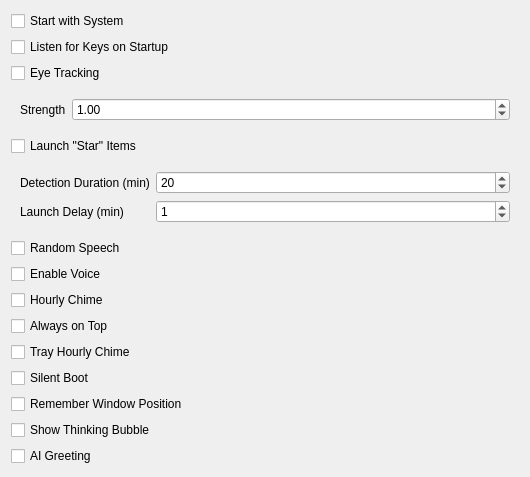
         <widget class="QWidget" name="scrollAreaWidgetContents_3">
          <property name="geometry">
           <rect>
            <x>0</x>
            <y>0</y>
            <width>530</width>
            <height>473</height>
           </rect>
          </property>
          <layout class="QVBoxLayout" name="verticalLayout_5">
           <item>
            <widget class="QCheckBox" name="checkBox">
             <property name="text">
              <string>Start with System</string>
             </property>
            </widget>
           </item>
           <item>
            <widget class="QCheckBox" name="checkBox_2">
             <property name="text">
              <string>Listen for Keys on Startup</string>
             </property>
            </widget>
           </item>
           <item>
            <widget class="QCheckBox" name="checkBox_3">
             <property name="text">
              <string>Eye Tracking</string>
             </property>
            </widget>
           </item>
           <item>
            <widget class="QWidget" name="widget_7" native="true">
             <layout class="QFormLayout" name="formLayout_11">
              <item row="0" column="0">
               <widget class="QLabel" name="label_59">
                <property name="text">
                 <string>Strength</string>
                </property>
               </widget>
              </item>
              <item row="0" column="1">
               <widget class="QDoubleSpinBox" name="doubleSpinBox_3">
                <property name="maximum">
                 <double>5.000000000000000</double>
                </property>
                <property name="value">
                 <double>1.000000000000000</double>
                </property>
               </widget>
              </item>
             </layout>
            </widget>
           </item>
           <item>
            <widget class="QCheckBox" name="checkBox_4">
             <property name="text">
              <string>Launch &quot;Star&quot; Items</string>
             </property>
            </widget>
           </item>
           <item>
            <widget class="QWidget" name="widget_6" native="true">
             <layout class="QFormLayout" name="formLayout_10">
              <item row="0" column="0">
               <widget class="QLabel" name="label_57">
                <property name="text">
                 <string>Detection Duration (min)</string>
                </property>
               </widget>
              </item>
              <item row="0" column="1">
               <widget class="QSpinBox" name="spinBox_5">
                <property name="toolTip">
                 <string>-1 disables check</string>
                </property>
                <property name="minimum">
                 <number>-1</number>
                </property>
                <property name="value">
                 <number>20</number>
                </property>
               </widget>
              </item>
              <item row="1" column="0">
               <widget class="QLabel" name="label_58">
                <property name="text">
                 <string>Launch Delay (min)</string>
                </property>
               </widget>
              </item>
              <item row="1" column="1">
               <widget class="QSpinBox" name="spinBox_6">
                <property name="toolTip">
                 <string>-1 disables launch</string>
                </property>
                <property name="minimum">
                 <number>-1</number>
                </property>
                <property name="value">
                 <number>1</number>
                </property>
               </widget>
              </item>
             </layout>
            </widget>
           </item>
           <item>
            <widget class="QCheckBox" name="checkBox_5">
             <property name="text">
              <string>Random Speech</string>
             </property>
            </widget>
           </item>
           <item>
            <widget class="QCheckBox" name="checkBox_6">
             <property name="text">
              <string>Enable Voice</string>
             </property>
            </widget>
           </item>
           <item>
            <widget class="QCheckBox" name="checkBox_7">
             <property name="text">
              <string>Hourly Chime</string>
             </property>
            </widget>
           </item>
           <item>
            <widget class="QCheckBox" name="checkBox_8">
             <property name="text">
              <string>Always on Top</string>
             </property>
            </widget>
           </item>
           <item>
            <widget class="QCheckBox" name="checkBox_9">
             <property name="text">
              <string>Tray Hourly Chime</string>
             </property>
            </widget>
           </item>
           <item>
            <widget class="QCheckBox" name="checkBox_10">
             <property name="text">
              <string>Silent Boot</string>
             </property>
            </widget>
           </item>
           <item>
            <widget class="QCheckBox" name="checkBox_11">
             <property name="text">
              <string>Remember Window Position</string>
             </property>
            </widget>
           </item>
           <item>
            <widget class="QCheckBox" name="checkBox_14">
             <property name="text">
              <string>Show Thinking Bubble</string>
             </property>
            </widget>
           </item>
           <item>
            <widget class="QCheckBox" name="checkBox_13">
             <property name="text">
              <string>AI Greeting</string>
             </property>
            </widget>
           </item>
           <item>
            <spacer name="verticalSpacer_2">
             <property name="orientation">
              <enum>Qt::Orientation::Vertical</enum>
             </property>
             <property name="sizeHint" stdset="0">
              <size>
               <width>20</width>
               <height>40</height>
              </size>
             </property>
            </spacer>
           </item>
          </layout>
         </widget>
